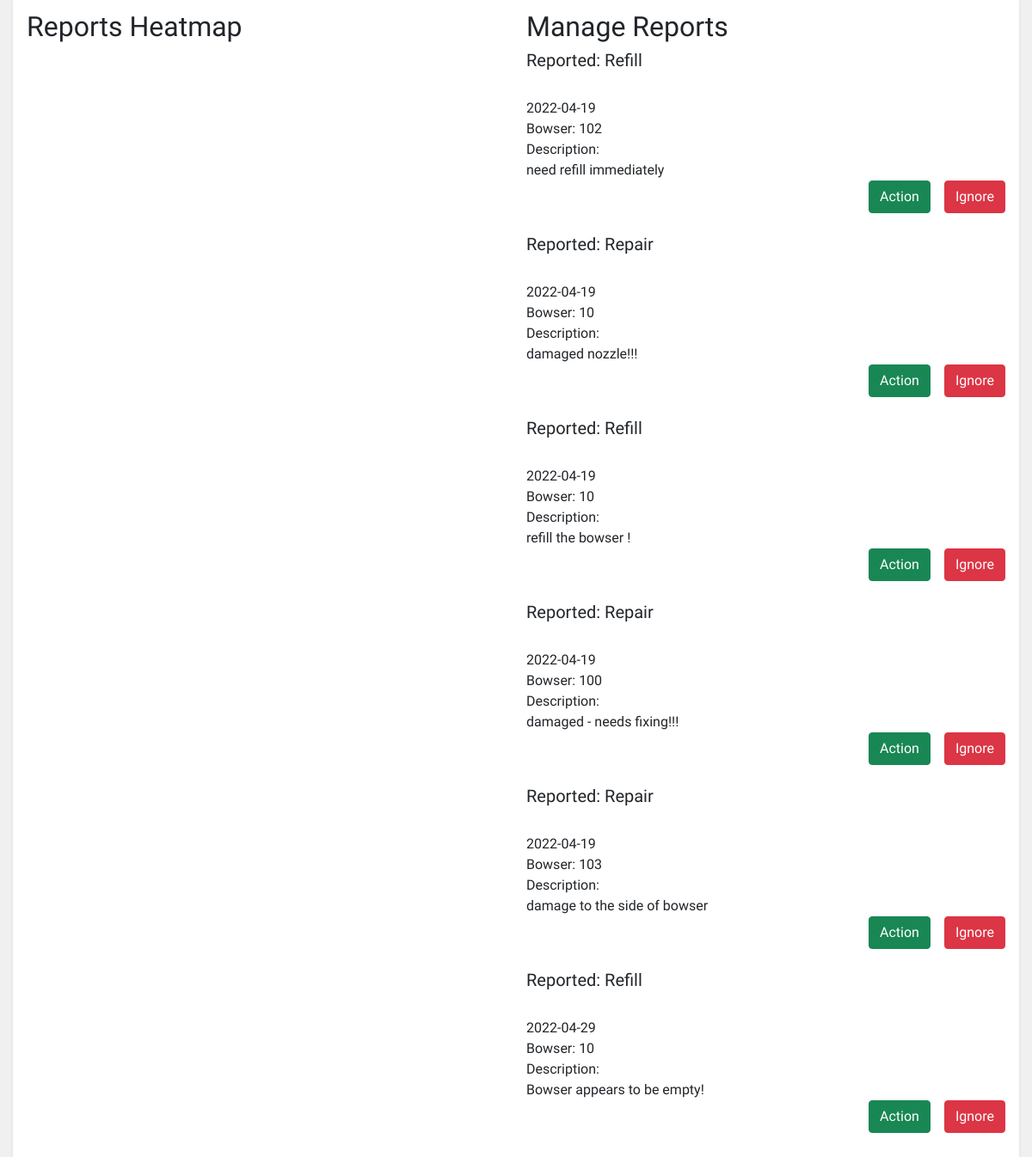
Before: /operations/reports.php with the older database file.
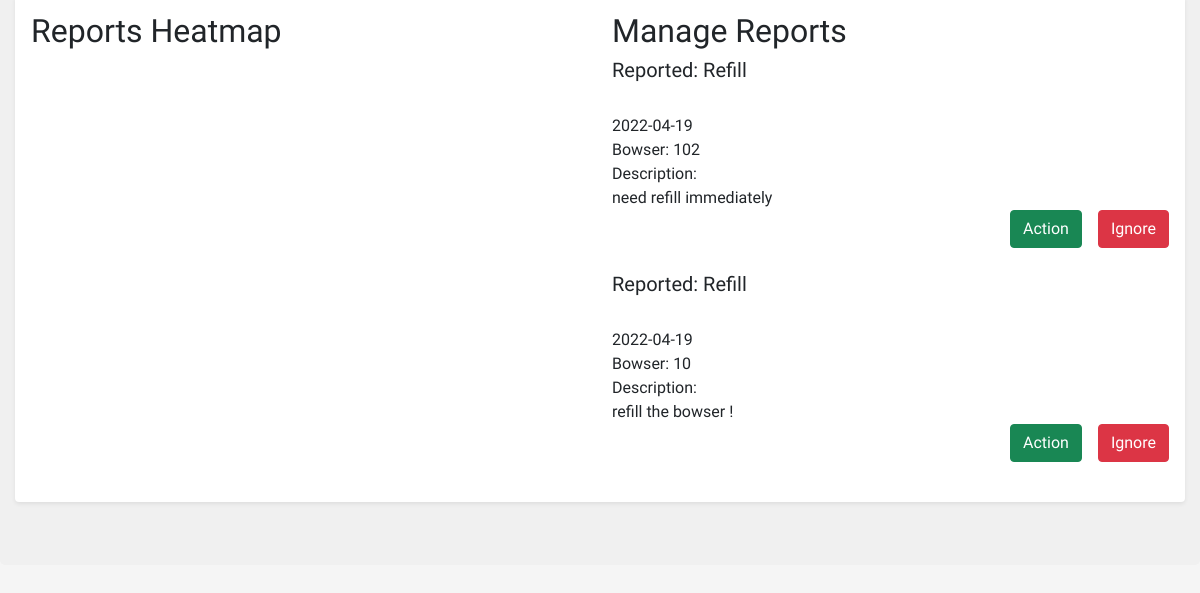
After: the same page with the newer database file.
### tables this page shows
CREATE TABLE `tbl_reports` (
  `Report_ID` int(11) NOT NULL,
  `Report_Type` int(11) DEFAULT NULL,
  `Bowser_ID` int(11) DEFAULT NULL,
  `Description` longtext DEFAULT NULL,
  `User_ID` int(11) DEFAULT NULL,
  `Date` timestamp NOT NULL DEFAULT current_timestamp() ON UPDATE current_timestamp(),
  `Status` varchar(100) NOT NULL,
  `Lat` varchar(30) NOT NULL,
  `Lng` varchar(30) NOT NULL
);

### operations/reports.php (the view, shortened to what this page needs)
<!doctype html>
<html>
<head>
    <link rel="stylesheet" href="../global/global.css" type="text/css">
    <link rel="stylesheet" href="https://cdnjs.cloudflare.com/ajax/libs/font-awesome/4.7.0/css/font-awesome.min.css">
    <link rel="stylesheet" href="https://cdnjs.cloudflare.com/ajax/libs/jqueryui/1.12.1/jquery-ui.css" />
    <link href="https://cdn.jsdelivr.net/npm/bootstrap@5.1.1/dist/css/bootstrap.min.css" rel="stylesheet">
    <link rel="stylesheet" href="../global/global.css" type="text/css">
</head>
<body>
<div class="upperPage">
    <div class="shadow-sm p-3 mb-5 bg-body rounded">
        <div class="row">
            <div class="col">
                <div class="heatmap">
                    <h2>Reports Heatmap</h2>
                    <div id="map"></div>
                </div>
            </div>
            <div class="col">
                <div class="manageReports">
                    <h2>Manage Reports</h2>
                    <?php
                    $connection = OpenConnection();
                    $sql = "SELECT * FROM `tbl_reports` WHERE Status ='Pending'";
                    $result = mysqli_query($connection, $sql);
                    while($rows = mysqli_fetch_assoc($result)) {
                        $reportType = $rows['Report_Type'];
                        $bowserID = $rows['Bowser_ID'];
                        $description = $rows['Description'];
                        $date = $rows['Date'];
                        $date = substr($date, 0,-8);
                        switch($reportType){
                            case 1:
                                $reportString = "Refill";
                                break;
                            case 2:
                                $reportString = "Repair";
                                break;
                        }
                        echo '<form method="post" action="actionReportsDAO.php" >';
                        ?>
                        <?php
                        echo "<h5>Reported: ".$reportString."</h5><br />";
                        echo $date;
                        echo "<br />Bowser: ".$bowserID;
                        echo "<br />Description: <br />".$description;
                        echo '    <br />
                       <div class="d-grid gap-2 d-md-flex justify-content-md-end">
                          <button class="btn btn-success me-md-2" type="submit" name="acceptButton" value="Accept">Action</button>
                          <button class="btn btn-danger" type="submit" name="denyButton" value="Deny">Ignore</button>
                        </div>
                ';
                        echo "</form>";
                        echo "<br />";
                    }
                    ?>
                </div>
            </div>
            </div>
        </div>
    </div>
            <br /><br />
</body>
</html>

Changed rows visible on the page:
no longer on this page (row edited): tbl_reports: Report_Type "Repair", Date "2022-04-19", Bowser_ID "10", Description "damaged nozzle!!!"
no longer on this page (row edited): tbl_reports: Report_Type "Repair", Date "2022-04-19", Bowser_ID "100", Description "damaged - needs fixing!!!"
no longer on this page (row edited): tbl_reports: Report_Type "Repair", Date "2022-04-19", Bowser_ID "103", Description "damage to the side of bowser"
removed tbl_reports: Report_Type "Refill", Date "2022-04-29", Bowser_ID "10", Description "Bowser appears to be empty!"
